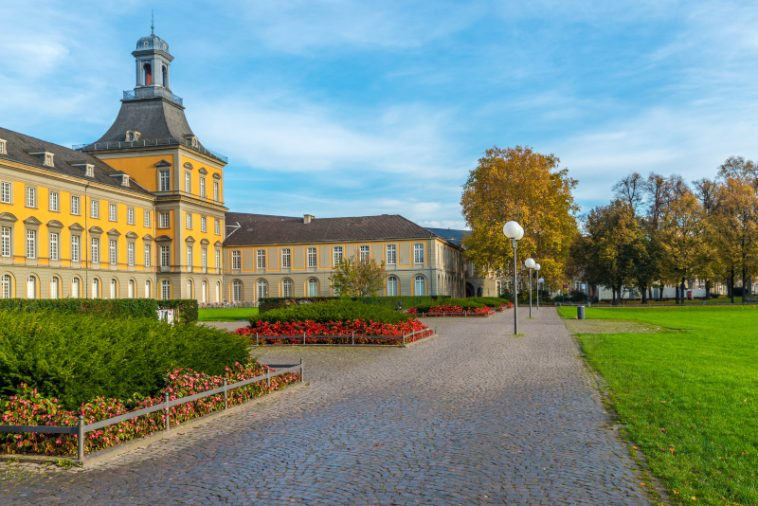
#> input picture Sheet02/data/bonn.jpg, 758 x 506 px
$ python template5.py   (older library calls are emulated)
#> lines starting #> are read from the running program, lines starting #| are printed output that depends on the picture; after the words box and inside, x2 and y2 are one past the last pixel; in counts of white or black regions, pixels touching at a corner belong together
# Template for Exercise 5 – Canny Edge Detector

import cv2
import numpy as np
import matplotlib.pyplot as plt
from collections import deque


def gaussian_smoothing(img, sigma):
    """
    Apply Gaussian smoothing to reduce noise.
    """
    #We smooth the image using a gaussian filter which changes in size based on the sigma given.
    smoothed_img=cv2.GaussianBlur(img,(0,0),sigma)

    return smoothed_img


def compute_gradients(img):
    """
    Compute gradient magnitude and direction (Sobel-based).
    Return gradient_magnitude, gradient_angle.
    """
    #We use cv2.Sobel to calculate the partial derivatives of the image.
    horizontal_derivative=cv2.Sobel(img,cv2.CV_64F,1,0)
    vertical_derivative=cv2.Sobel(img,cv2.CV_64F,0,1)

    #We use numpy to compute the angles and the magnitude
    #Note: There are approximated ways to do it faster but we chose the precise approach using np.
    gradient_magnitude=np.hypot(horizontal_derivative,vertical_derivative)

    safe_division = np.divide(
    vertical_derivative.astype(float),
    horizontal_derivative.astype(float),
    out=np.zeros_like(vertical_derivative, dtype=float),
    where=horizontal_derivative != 0
    ) #Safe division to avoid dividing by 0 when calculating the angle.

    gradient_angle=np.arctan(safe_division)
    gradient_angle[horizontal_derivative == 0] = np.pi / 2 * np.sign(vertical_derivative[horizontal_derivative == 0])

    return gradient_magnitude, gradient_angle


def nonmax_suppression(mag, ang):
    """
    Perform non-maximum suppression to thin edges.
    """
    #Get the shape of the magnitude matrix
    size=np.shape(mag)

    mag_copy=mag.copy()

    for i in range(1,size[0]-1):
        for j in range(1,size[1]-1): #Iterate over the pixels in the magnitude matrix
            theta=ang[i,j]
            comparing_value_1=0.0
            comparing_value_2=0.0

            #We first clasify in which section of the circle is our angle and find the comparing values.
            if -np.pi/2 <= theta and theta < -np.pi/4:
                    #Since is pointing downwards we check if the pixels
                    # needed for the comparison are inbounds and then we
                    #  perform our interpolation and comparison.
                w= 1/np.abs(np.tan(theta))

                #Get our comparing values using a linear interpolation
                comparing_value_1=w*mag[i,j+1]+(1-w)*mag[i+1,j+1]
                comparing_value_2=w*mag[i,j-1]+(1-w)*mag[i-1,j-1]

            elif -np.pi/4 <= theta and theta < 0:
                    #Since is pointing rightwards we check if the pixels
                    # needed for the comparison are inbounds and then we
                    #  perform our interpolation and comparison.
                w=np.abs(np.tan(theta))

                #Get our comparing values using a linear interpolation
                comparing_value_1=w*mag[i+1,j]+(1-w)*mag[i+1,j+1]
                comparing_value_2=w*mag[i-1,j]+(1-w)*mag[i-1,j-1]

            elif 0 <= theta and theta<np.pi/4:
                    #Since is pointing rightwards we check if the pixels
                    # needed for the comparison are inbounds and then we
                    #  perform our interpolation and comparison.
                w=np.abs(np.tan(theta))

                #Get our comparing values using a linear interpolation
                comparing_value_1=w*mag[i+1,j]+(1-w)*mag[i+1,j-1]
                comparing_value_2=w*mag[i-1,j]+(1-w)*mag[i-1,j+1]

            else:
                    #Since is pointing upwards we check if the pixels
                    # needed for the comparison are inbounds and then we
                    #  perform our interpolation and comparison.
                w=1/np.abs(np.tan(theta))

                #Get our comparing values using a linear interpolation
                comparing_value_1=w*mag[i,j-1]+(1-w)*mag[i+1,j-1]
                comparing_value_2=w*mag[i,j+1]+(1-w)*mag[i-1,j+1]

            #Perform our comparison and set the magnitude value to 0 in case it is not a local maximum
            if mag[i,j]<comparing_value_1 or mag[i,j]<comparing_value_2:
                    mag_copy[i,j]=0

    return mag_copy


def double_threshold(nms, low, high):
    """
    Apply double thresholding to classify strong, weak, and non-edges.
    Return thresholded edge map.
    """
    img_copy=np.zeros_like(nms)

    img_copy = np.where(nms>high,255,0)+np.where((nms<high) & (nms>low),100,0)
    #Ignore everything below the lower threshold and mark as border everything above it

    return img_copy


def hysteresis(edge_map, weak, strong):
    """
    Perform edge tracking by hysteresis.
    Return final binary edge map.
    """
    # Identify strong and weak edges
    strong_edges = (edge_map >= strong).astype(np.uint8)
    weak_edges = ((edge_map >= weak) & (edge_map < strong)).astype(np.uint8)

    # Initialize final edges with strong edges
    final_edges = np.copy(strong_edges)

    # 8-connectivity kernel
    kernel = np.ones((3,3), dtype=np.uint8)

    # Iteratively grow strong edges by connecting weak edges
    while True:
        # Dilate strong edges
        dilated = cv2.dilate(final_edges, kernel, iterations=1)

        # Find weak pixels connected to strong edges
        connected = np.logical_and(dilated, weak_edges).astype(np.uint8)

        # Add new connections to final edges
        new_final = np.logical_or(final_edges, connected).astype(np.uint8)

        # Stop if no new edges were added
        if np.array_equal(new_final, final_edges):
            break

        final_edges = new_final

    # Scale to 0-255
    final_edges = final_edges * 255

    return final_edges.astype(np.uint8)


def compute_metrics(manual_edges, cv_edges):
    """
    Compute MAD, precision, recall, and F1-score between two binary edge maps.
    """
    #We first normalize the arrays
    manual_edges=cv2.normalize(manual_edges,None,0,1,cv2.NORM_MINMAX)
    cv_edges=cv2.normalize(cv_edges,None,0,1,cv2.NORM_MINMAX)

    MAD = np.mean(np.abs(manual_edges-cv_edges))

    size=np.shape(manual_edges)

    tp, fp, tn, fn= 0, 0, 0, 0

    #We go over the whole image to clasify between false/true negative/positive edges detected.
    for i in range(size[0]):
        for j in range(size[1]):
            if manual_edges[i,j]==1 and cv_edges[i,j]==1:
                tp+=1
            elif manual_edges[i,j]==1 and cv_edges[i,j]==0:
                fp+=1
            elif manual_edges[i,j]==0 and cv_edges[i,j]==0:
                tn+=1
            elif manual_edges[i,j]==0 and cv_edges[i,j]==1:
                fn+=1

    precision = tp / (tp+fp)

    recall = tp / (tp+fn)

    F1_score= tp / (tp + 0.5*(fp + fn))

    return MAD, precision, recall, F1_score


# ==========================================================

#1. Load the grayscale image 'bonn.jpg'
img=cv2.cvtColor(cv2.imread("data/bonn.jpg"),cv2.COLOR_BGR2GRAY)
#> img: shape (506, 758); min 0, max 254, mean 136.3

#2. Smooth the image using your Gaussian
smoothing_factor= 3

img=gaussian_smoothing(img,smoothing_factor)
#> in gaussian_smoothing, `smoothed_img=cv2.GaussianBlur(img,(0,0),sigma)`:
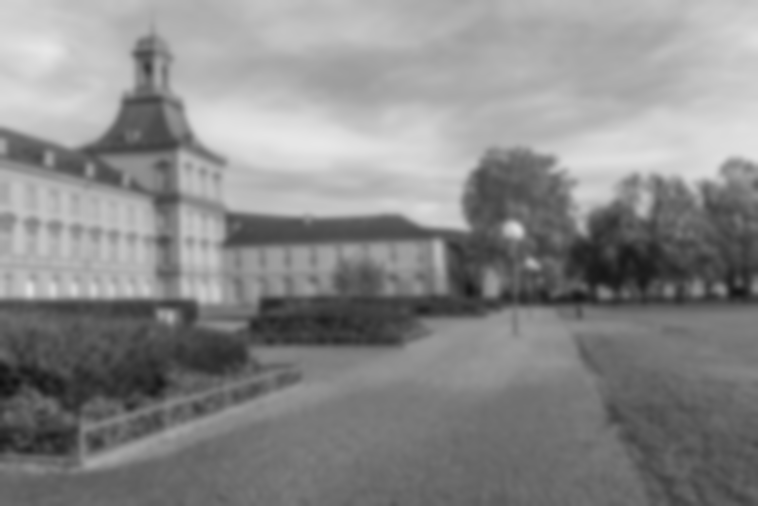
#> smoothed_img: shape (506, 758); min 16, max 231, mean 136.3

#3. Compute gradients (magnitude and direction)
grad_magn,grad_angle=compute_gradients(img)
#> in compute_gradients, `safe_division = np.divide( vertical_derivative.astype(float), horizont..`:
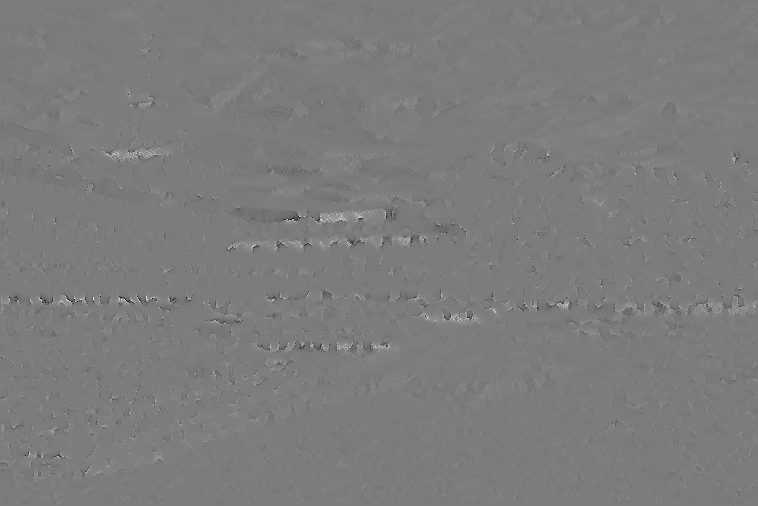
#> safe_division: shape (506, 758) float64; min -131, max 137, mean 0; drawn with min black and max white
#> in compute_gradients, `gradient_angle[horizontal_derivative == 0] = np.pi / 2 * np.sign(verti..`:
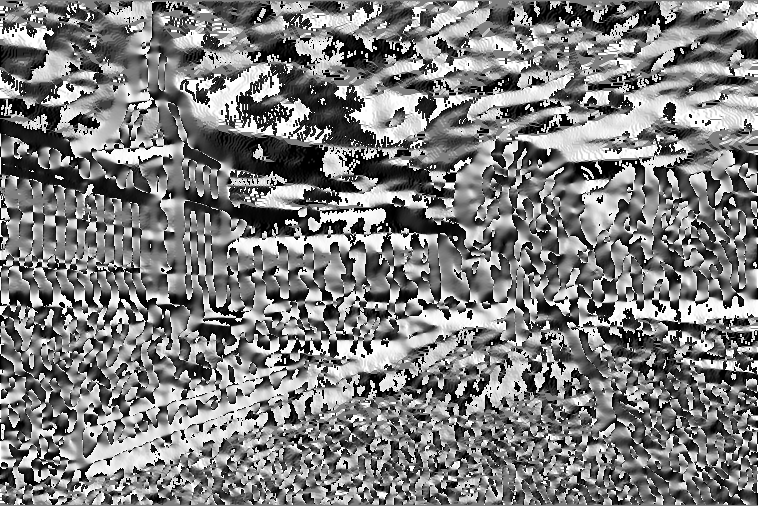
#> gradient_angle: shape (506, 758) float64; min -1.57, max 1.57, mean -0.0185; drawn with min black and max white

#4. Apply non-maximum suppression
maximum_suppresed_image= nonmax_suppression(grad_magn,grad_angle)
#> after the loop in nonmax_suppression, `for i in range(1,size[0]-1):`:
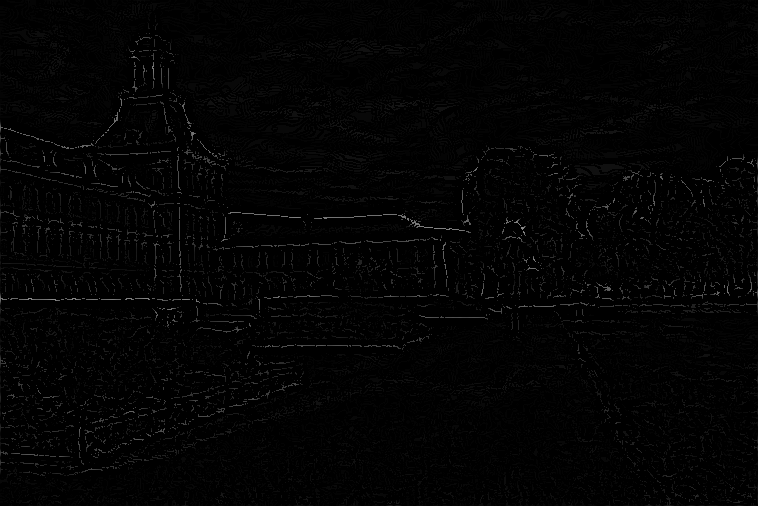
#> mag_copy: shape (506, 758) float64; min 0, max 140, mean 3.2

#5. Apply double threshold (choose suitable low/high values)
low_thr=0.22*255
high_thr=0.38*255

threshholded_image=double_threshold(maximum_suppresed_image,low_thr,high_thr)
#> in double_threshold, `img_copy = np.where(nms>high,255,0)+np.where((nms<high) & (nms>low),10..`:
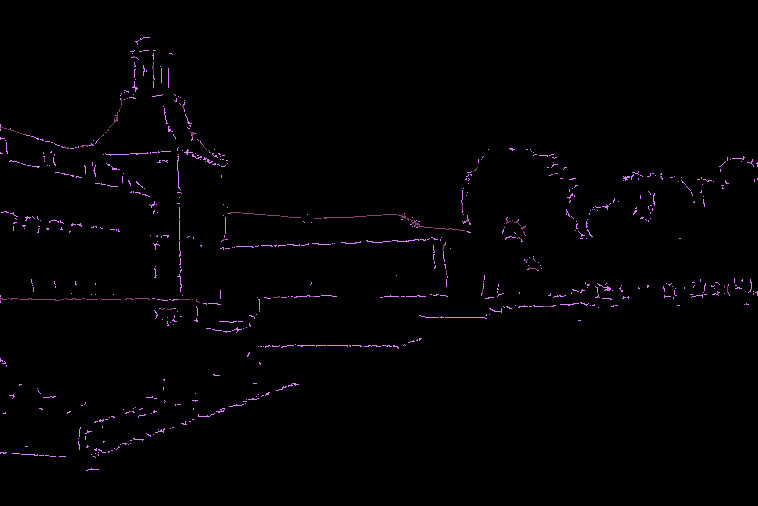
#> img_copy: shape (506, 758) int64; 3 distinct labels, from 0 to 255; one colour per label, 0 black

#6. Perform hysteresis to obtain final edges
hysteresis_image=hysteresis(threshholded_image,low_thr,high_thr)
#> in hysteresis, `strong_edges = (edge_map >= strong).astype(np.uint8)`:
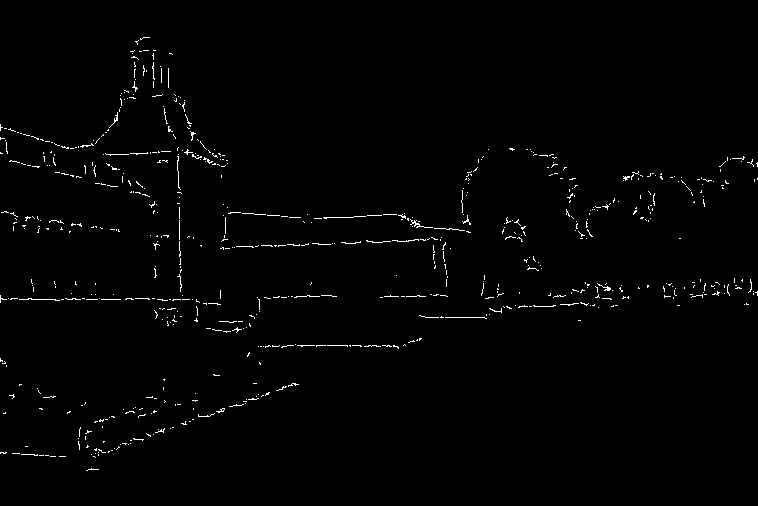
#> strong_edges: shape (506, 758); values 0 (black) and 1 (white), 1.1% white in thin lines or dots, all inside (x1, y1, x2, y2) = (0, 37, 758, 471)
#> in hysteresis, `weak_edges = ((edge_map >= weak) & (edge_map < strong)).astype(np.uint8)`: weak_edges: shape (506, 758); every value is 0

# TODO: 7. Compare your result with cv2.Canny using MAD and F1-score
cv2_edges=cv2.Canny(img,low_thr,high_thr)
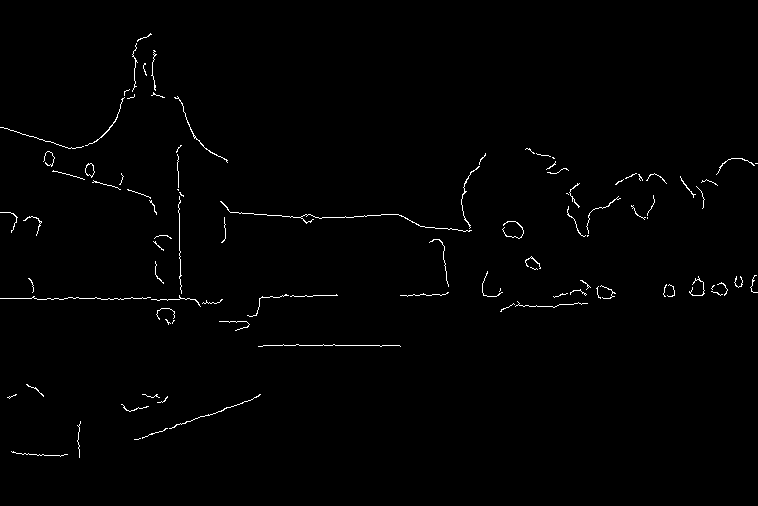
#> cv2_edges: shape (506, 758); 0.91% white in thin lines or dots, all inside (x1, y1, x2, y2) = (0, 33, 758, 458)

MAD, precision, recall, F1_score = compute_metrics(hysteresis_image,cv2_edges)
#> in compute_metrics, `MAD = np.mean(np.abs(manual_edges-cv_edges))`: MAD = 1.41
#> MAD = 1.41; precision = 0.329; recall = 0.399; F1_score = 0.361

print(f"The MAD score between the two images is {MAD:.3f}")
#| The MAD score between the two images is 1.408
# print(f"The precision score between the two images is {precision:.3f}")
# print(f"The recall score between the two images is {recall:.3f}")
print(f"The F1_score score between the two images is {F1_score:.3f}")
#| The F1_score score between the two images is 0.361

#8. Display original image, your edges, and OpenCV edges
fig, axes = plt.subplots(1, 3, figsize=(10, 5))

axes[0].imshow(img, cmap='gray')
axes[0].set_title("Original Image")
axes[0].axis('off')

axes[1].imshow(hysteresis_image, cmap='gray')
axes[1].set_title("Custom Edges")
axes[1].axis('off')

axes[2].imshow(cv2_edges, cmap='gray')
axes[2].set_title("CV2 Edges")
axes[2].axis('off')

plt.tight_layout()
plt.show()

$ run again, with Sheet02/data/left.jpg copied over Sheet02/data/bonn.jpg
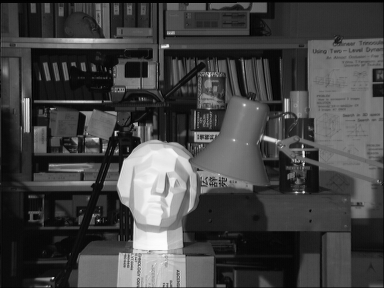
#> input picture Sheet02/data/left.jpg, 384 x 288 px
#> in compute_gradients, `gradient_angle[horizontal_derivative == 0] = np.pi / 2 * np.sign(verti..`:
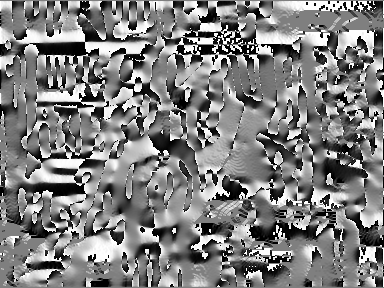
#> gradient_angle: shape (288, 384) float64; min -1.57, max 1.57, mean 0.0044; drawn with min black and max white
#> img_copy: shape (288, 384) int64; 3 distinct labels, from 0 to 255
#> strong_edges: shape (288, 384); values 0 (black) and 1 (white), 2.1% white in thin lines or dots
#> weak_edges: shape (288, 384); every value is 0
#> final_edges: shape (288, 384); 2.1% white in thin lines or dots
#> `cv2_edges=cv2.Canny(img,low_thr,high_thr)`:
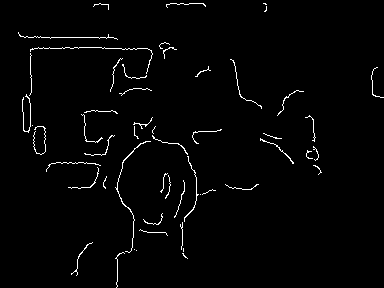
#> cv2_edges: shape (288, 384); 1.9% white in thin lines or dots
#> cv_edges: shape (288, 384); values 0 (black) and 1 (white), 1.9% white in thin lines or dots
#> in compute_metrics, `MAD = np.mean(np.abs(manual_edges-cv_edges))`: MAD = 2.98
#> `MAD, precision, recall, F1_score = compute_metrics(hysteresis_image,cv..`: precision = 0.328; recall = 0.374; F1_score = 0.35
#| The MAD score between the two images is 2.977
#| The F1_score score between the two images is 0.350

$ run again, with Sheet02/data/1.png saved as Sheet02/data/bonn.jpg
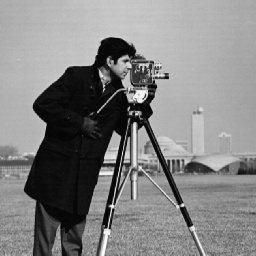
#> input picture Sheet02/data/1.png, 256 x 256 px
#> in compute_gradients, `gradient_angle[horizontal_derivative == 0] = np.pi / 2 * np.sign(verti..`:
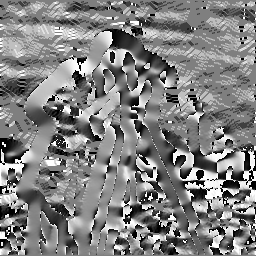
#> gradient_angle: shape (256, 256) float64; min -1.57, max 1.57, mean 0.0262; drawn with min black and max white
#> img_copy: shape (256, 256) int64; 3 distinct labels, from 0 to 255
#> strong_edges: shape (256, 256); values 0 (black) and 1 (white), 2.6% white in thin lines or dots, all inside (x1, y1, x2, y2) = (3, 36, 256, 256)
#> weak_edges: shape (256, 256); every value is 0
#> `cv2_edges=cv2.Canny(img,low_thr,high_thr)`:
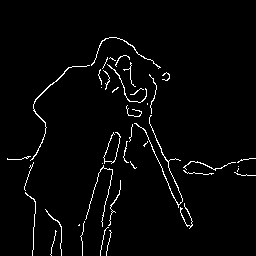
#> cv2_edges: shape (256, 256); 2.7% white in thin lines or dots, all inside (x1, y1, x2, y2) = (7, 37, 256, 256)
#> in compute_metrics, `MAD = np.mean(np.abs(manual_edges-cv_edges))`: MAD = 3.87
#> `MAD, precision, recall, F1_score = compute_metrics(hysteresis_image,cv..`: precision = 0.448; recall = 0.431; F1_score = 0.44
#| The MAD score between the two images is 3.870
#| The F1_score score between the two images is 0.440
